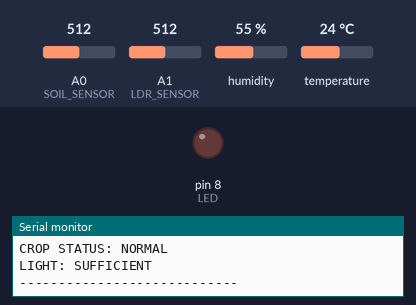
Simulated run of this sketch. Board: Arduino Uno, built with avr-gcc and run on an emulated ATmega328P. Parts: output pins drawn as LEDs (lit = HIGH), the last lines printed to the serial monitor. The test bench sets the inputs (shaded band); at power-on: temperature 24 °C, A0 (SOIL_SENSOR) = 512, A1 (LDR_SENSOR) = 512, humidity 55 %.

Above: at 2.9 s.
3.0 s: temperature set to 39.6 °C
5.8 s: temperature set to 40.9 °C
At 6.9 s:
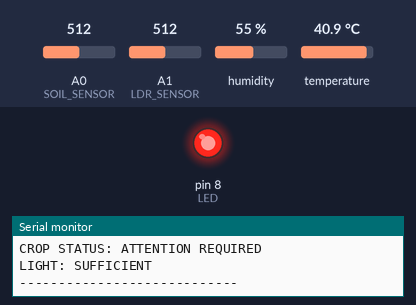
14.3 s: temperature set to 12 °C
At 16.3 s:
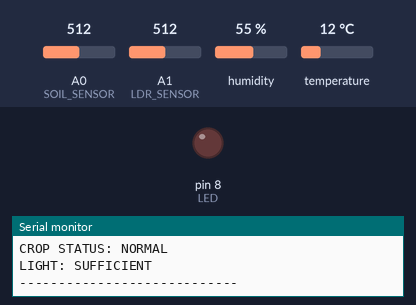
17.1 s: A0 (SOIL_SENSOR) set to 416
23.3 s: A0 (SOIL_SENSOR) set to 386
At 26.8 s:
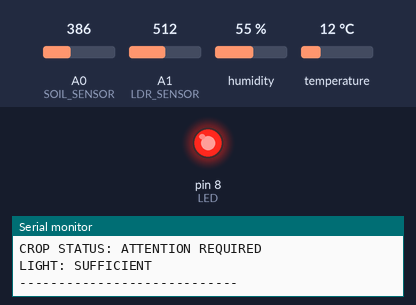
Timing chart, 0 to 27.8 s (numbered marks = the images above; inputs shaded):
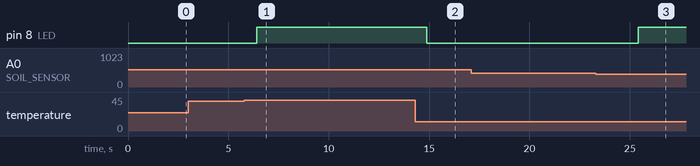

The sketch:

sketch.ino
```cpp
#include <DHT.h>

#define DHTPIN 2
#define DHTTYPE DHT22

#define SOIL_SENSOR A0
#define LDR_SENSOR A1
#define LED 8

DHT dht(DHTPIN, DHTTYPE);

int soilValue;
int lightValue;
float temperature;

void setup()
{
  Serial.begin(9600);

  dht.begin();

  pinMode(SOIL_SENSOR, INPUT);
  pinMode(LDR_SENSOR, INPUT);
  pinMode(LED, OUTPUT);

  Serial.println("SMART AGRICULTURE MONITORING");
  Serial.println("----------------------------");
}

void loop()
{
  soilValue = analogRead(SOIL_SENSOR);
  lightValue = analogRead(LDR_SENSOR);
  temperature = dht.readTemperature();

  if (isnan(temperature))
  {
    Serial.println("Temperature Sensor Error");
    digitalWrite(LED, LOW);
    delay(2000);
    return;
  }

  Serial.println("\n--- CROP DETAILS ---");

  Serial.print("Soil Moisture Value: ");
  Serial.println(soilValue);

  Serial.print("Temperature: ");
  Serial.print(temperature);
  Serial.println(" C");

  Serial.print("Light Intensity: ");
  Serial.println(lightValue);

  if (soilValue < 400 || temperature > 40)
  {
    digitalWrite(LED, HIGH);
    Serial.println("CROP STATUS: ATTENTION REQUIRED");
  }
  else
  {
    digitalWrite(LED, LOW);
    Serial.println("CROP STATUS: NORMAL");
  }

  if (lightValue < 500)
    Serial.println("LIGHT: LOW");
  else
    Serial.println("LIGHT: SUFFICIENT");

  Serial.println("----------------------------");

  delay(2000);
}
```

Measured:
- the behaviour switches between 40 and 40.1 °C on temperature (found by bisection; images 0 and 1)
- the behaviour switches between 400 and 399 on A0 (SOIL_SENSOR) (found by bisection; images 2 and 3)
- after the input at 5.8 s, pin 8 (LED): LOW → HIGH after 0.61 s
- after the input at 14.3 s, pin 8 (LED): HIGH → LOW after 0.59 s
- after the input at 23.3 s, pin 8 (LED): LOW → HIGH after 2.1 s
